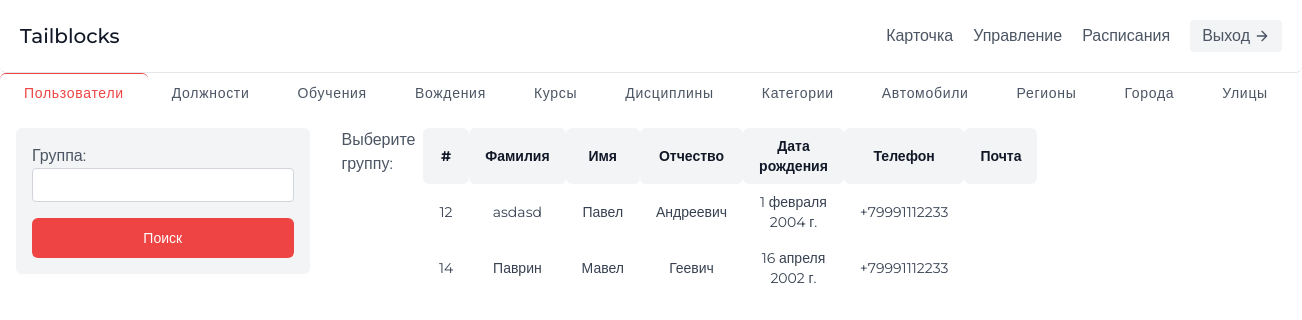
The page /by-groups/ on the database its author committed.
### app/models.py (models this page shows, shortened)
class User(AbstractUser):
    patronymic = models.CharField(blank=True, null=True, max_length=255, verbose_name='Отчество')
    date_of_birthday = models.DateField(blank=True, null=True, verbose_name='Дата рождения')
    passport_series = models.IntegerField(blank=True, null=True, verbose_name='Серия')
    passport_number = models.IntegerField(blank=True, null=True, verbose_name='Номер')
    date_references = models.DateField(blank=True, null=True, verbose_name='Дата выдачи')
    by_whom = models.CharField(blank=True, null=True, max_length=255, verbose_name='Кем выдан')
    id_region = models.ForeignKey(Region, on_delete=models.CASCADE, blank=True, null=True, verbose_name='Регион')
    id_city = models.ForeignKey(City, on_delete=models.CASCADE, blank=True, null=True, verbose_name='Город')
    id_street = models.ForeignKey(Street, on_delete=models.CASCADE, blank=True, null=True, verbose_name='Улица')
    house = models.CharField(blank=True, null=True, max_length=4, verbose_name='Дом')
    apartment = models.IntegerField(blank=True, null=True, verbose_name='Квартира')
    tel = models.CharField(blank=True, null=True, max_length=12, verbose_name='Телефон')
    status = models.CharField(max_length=255, blank=True, null=True, verbose_name='Статус')
    is_cursant = models.BooleanField(default=False, blank=True, verbose_name='Курсант')
    id_post = models.ForeignKey('Post', on_delete=models.CASCADE, blank=True, null=True, verbose_name='Должность')
    is_worker = models.BooleanField(default=False, blank=True, verbose_name='Сотрудник')
    class Meta:
        verbose_name = 'пользователь'
        verbose_name_plural = 'пользователи'

### app/views.py (the view)
# urls.py: path('by-groups/', ControlView.usersByGroupPage, name='by-grops'),
    def usersByGroupPage(request):
        form = WorkerGetUsersByGroupForm()
        users = User.objects.filter(is_cursant=True)
        if request.method == 'POST':
            form = WorkerGetUsersByGroupForm(request.POST)
            if form.is_valid():
                group = form.cleaned_data['type_class']
                users = User.objects.filter(schedule__id_discipline__type_class=group, is_cursant=True).order_by('schedule__id_discipline')
        return render(request, 'worker/groups.html', {'users': users, 'form': form})

### app/forms.py
class WorkerGetUsersByGroupForm(forms.ModelForm):
    class Meta:
        model = Discipline
        fields = ['type_class']

### templates/worker/groups.html (shortened to what this page needs)
{% extends '../base.html' %} {% load static %} {% block title %} Группы {% endblock title %} {% block content %} {% block header %}
{% include './includes/header-2.html' %} {% endblock header %}
<main>
	<section class="text-gray-600 flex flex-col body-font">
		<div class="flex items-center mb-4">
			<a
				class="w-auto justify-center border-t text-sm px-6 font-medium inline-flex items-center leading-none border-red-500 text-red-500 tracking-wider py-3"
			>
				Пользователи
			</a>
			<a
				class="px-6 w-auto justify-center text-sm font-medium inline-flex items-center leading-none hover:text-gray-900 hover:bg-gray-100 tracking-wider transition-all ease-in-out py-3"
				href="{% url 'control-posts' %}"
			>
				Должности
			</a>
			<a
				class="px-6 w-auto justify-center text-sm font-medium inline-flex items-center leading-none hover:text-gray-900 hover:bg-gray-100 tracking-wider transition-all ease-in-out py-3"
				href="{% url 'control-trainings' %}"
			>
				Обучения
			</a>
			<a
				class="px-6 w-auto justify-center text-sm font-medium inline-flex items-center leading-none hover:text-gray-900 hover:bg-gray-100 tracking-wider transition-all ease-in-out py-3"
				href="{% url 'control-drivings' %}"
			>
				Вождения
			</a>
			<a
				class="px-6 w-auto justify-center text-sm font-medium inline-flex items-center leading-none hover:text-gray-900 hover:bg-gray-100 tracking-wider transition-all ease-in-out py-3"
				href="{% url 'control-courses' %}"
			>
				Курсы
			</a>
			<a
				class="px-6 w-auto justify-center text-sm font-medium inline-flex items-center leading-none hover:text-gray-900 hover:bg-gray-100 tracking-wider transition-all ease-in-out py-3"
				href="{% url 'control-disciplines' %}"
			>
				Дисциплины
			</a>
			<a
				class="px-6 w-auto justify-center text-sm font-medium inline-flex items-center leading-none hover:text-gray-900 hover:bg-gray-100 tracking-wider transition-all ease-in-out py-3"
				href="{% url 'control-categories' %}"
			>
				Категории
			</a>
			<a
				class="px-6 w-auto justify-center text-sm font-medium inline-flex items-center leading-none hover:text-gray-900 hover:bg-gray-100 tracking-wider transition-all ease-in-out py-3"
				href="{% url 'control-autos' %}"
			>
				Автомобили
			</a>
			<a
				class="px-6 w-auto justify-center text-sm font-medium inline-flex items-center leading-none hover:text-gray-900 hover:bg-gray-100 tracking-wider transition-all ease-in-out py-3"
				href="{% url 'control-regions' %}"
			>
				Регионы
			</a>
			<a
				class="px-6 w-auto justify-center text-sm font-medium inline-flex items-center leading-none hover:text-gray-900 hover:bg-gray-100 tracking-wider transition-all ease-in-out py-3"
				href="{% url 'control-cities' %}"
			>
				Города
			</a>
			<a
				class="px-6 w-auto justify-center text-sm font-medium inline-flex items-center leading-none hover:text-gray-900 hover:bg-gray-100 tracking-wider py-3"
				href="{% url 'control-streets' %}"
			>
				Улицы
			</a>
		</div>
		<div class="{% if form %} grid grid-cols-4 {% endif %}">
			{% if form %}
			<div class="col-span-1 w-full px-4">
				<form method="POST" action="" class="w-full items-center p-4 bg-gray-100 grid  gap-4">
					{% csrf_token %} {{ form.as_div }}
					<button
					class='px-4 rounded-md hover:bg-red-600 py-2.5 text-sm font-medium bg-red-500 text-white'
						type="submit"
					>
						Поиск
					</button>
				</form>
			</div>
			{% endif %}
		<div class="grid grid-cols-4">
			<div class="col-span-1 w-full px-4">Выберите группу:</div>
			<div class="col-span-3 pr-4 px-4 w-full">
				<table class="table-auto w-full">
					<thead class="text-gray-900 w-full font-medium text-sm bg-gray-100">
						<tr class="w-full">
							<th class="px-4 py-2 w-min">#</th>
							<th class="w-auto px-4 py-2">Фамилия</th>
							<th class="w-auto px-4 py-2">Имя</th>
							<th class="w-auto px-4 py-2">Отчество</th>
							<th class="w-auto px-4 py-2">Дата рождения</th>
							<th class="w-auto px-4 py-2">Телефон</th>
							<th class="w-auto px-4 py-2">Почта</th>
						</tr>
					</thead>
					<tbody class="text-gray-700 text-sm overflow-y-auto">
						{% for item in users %}
						<tr>
							<td class="px-4 py-2 text-center">{{item.id}}</td>
							<td class="px-4 py-2 text-center">{{item.last_name}}</td>
							<td class="px-4 py-2 text-center">{{item.first_name}}</td>
							<td class="px-4 py-2 text-center">{{item.patronymic}}</td>
							<td class="px-4 py-2 text-center">{{item.date_of_birthday}}</td>
							<td class="px-4 py-2 text-center">{{item.tel}}</td>
							<td class="px-4 py-2 text-center">{{item.email}}</td>
						</tr>
						{% endfor %}
					</tbody>
				</table>
			</div>
		</div>
	</section>
</main>
{% endblock content %}

### static/css/styles.css (style rules this page uses)
*, html { margin: 0; padding: 0; }

### rows shown on the page
User: id "12", last_name "asdasd", first_name "Павел", patronymic "Андреевич", date_of_birthday "1 февраля 2004 г.", tel "+79991112233"
User: id "14", last_name "Паврин", first_name "Мавел", patronymic "Геевич", date_of_birthday "16 апреля 2002 г.", tel "+79991112233"
